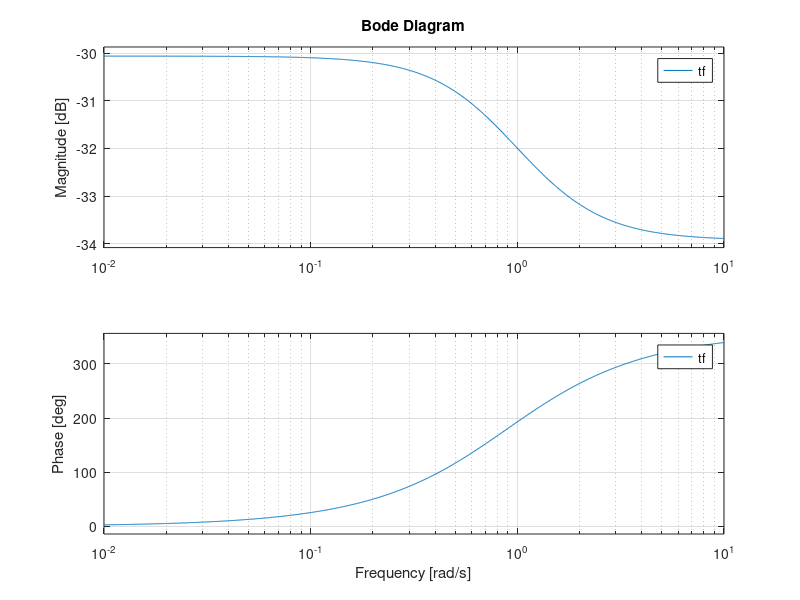
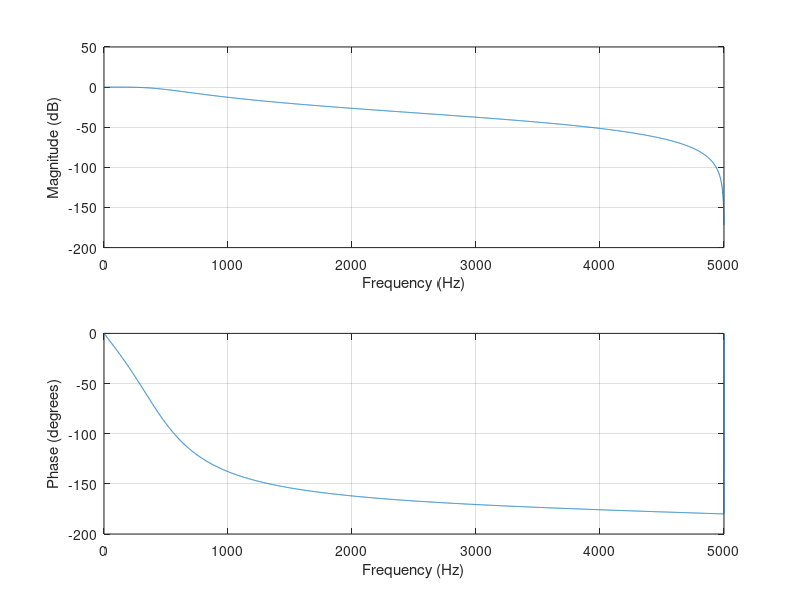

Write the MATLAB code that produced these figures, in order.

clear all;
close all;
Fp=1000;Fs=5000;Fsample=10000;

Wp=Fp/Fsample; %Multiplying by 2pi is not requred since it cancels out
Ws=Fs/Fsample; 

[N,Wn]=buttord(Wp,Ws,3,30);
[zeros_,poles_,scale_]=butter(N,Wn);
[num,den]=butter(N,Wn);

tf=zpk(zeros_,poles_,scale_);
bode(tf);
figure
freqz(num,den,5000,Fsample)